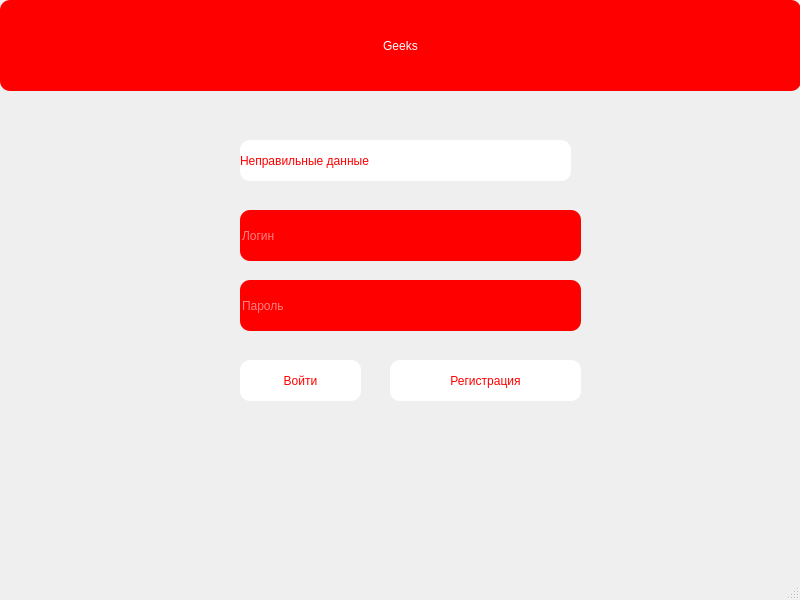
<?xml version="1.0" encoding="UTF-8"?>
<ui version="4.0">
 <class>MainWindow</class>
 <widget class="QMainWindow" name="MainWindow">
  <property name="geometry">
   <rect>
    <x>0</x>
    <y>0</y>
    <width>800</width>
    <height>600</height>
   </rect>
  </property>
  <property name="windowTitle">
   <string>Geeks Bank</string>
  </property>
  <widget class="QWidget" name="centralwidget">
   <widget class="QLabel" name="label">
    <property name="geometry">
     <rect>
      <x>0</x>
      <y>0</y>
      <width>801</width>
      <height>91</height>
     </rect>
    </property>
    <property name="styleSheet">
     <string notr="true">font: 17pt &quot;Yu Gothic UI Semibold&quot;;
color: white;
background-color: red;
border-radius: 10px;</string>
    </property>
    <property name="text">
     <string>Geeks</string>
    </property>
    <property name="alignment">
     <set>Qt::AlignCenter</set>
    </property>
   </widget>
   <widget class="QLineEdit" name="login">
    <property name="geometry">
     <rect>
      <x>240</x>
      <y>210</y>
      <width>341</width>
      <height>51</height>
     </rect>
    </property>
    <property name="styleSheet">
     <string notr="true">font: 17pt &quot;Yu Gothic UI Semibold&quot;;
color: white;
background-color: red;
border-radius: 10px;</string>
    </property>
    <property name="placeholderText">
     <string>Логин</string>
    </property>
   </widget>
   <widget class="QLineEdit" name="password">
    <property name="geometry">
     <rect>
      <x>240</x>
      <y>280</y>
      <width>341</width>
      <height>51</height>
     </rect>
    </property>
    <property name="styleSheet">
     <string notr="true">font: 17pt &quot;Yu Gothic UI Semibold&quot;;
color: white;
background-color: red;
border-radius: 10px;</string>
    </property>
    <property name="placeholderText">
     <string>Пароль</string>
    </property>
   </widget>
   <widget class="QPushButton" name="signin">
    <property name="geometry">
     <rect>
      <x>240</x>
      <y>360</y>
      <width>121</width>
      <height>41</height>
     </rect>
    </property>
    <property name="styleSheet">
     <string notr="true">font: 17pt &quot;Yu Gothic UI Semibold&quot;;
color: red;
background-color: white;
border-radius: 10px;</string>
    </property>
    <property name="text">
     <string>Войти</string>
    </property>
   </widget>
   <widget class="QPushButton" name="signup">
    <property name="geometry">
     <rect>
      <x>390</x>
      <y>360</y>
      <width>191</width>
      <height>41</height>
     </rect>
    </property>
    <property name="styleSheet">
     <string notr="true">font: 17pt &quot;Yu Gothic UI Semibold&quot;;
color: red;
background-color: white;
border-radius: 10px;</string>
    </property>
    <property name="text">
     <string>Регистрация</string>
    </property>
   </widget>
   <widget class="QLabel" name="error">
    <property name="geometry">
     <rect>
      <x>240</x>
      <y>140</y>
      <width>331</width>
      <height>41</height>
     </rect>
    </property>
    <property name="styleSheet">
     <string notr="true">font: 17pt &quot;Yu Gothic UI Semibold&quot;;
color: red;
background-color: white;
border-radius: 10px;</string>
    </property>
    <property name="text">
     <string>Неправильные данные</string>
    </property>
   </widget>
  </widget>
  <widget class="QMenuBar" name="menubar">
   <property name="geometry">
    <rect>
     <x>0</x>
     <y>0</y>
     <width>800</width>
     <height>22</height>
    </rect>
   </property>
  </widget>
  <widget class="QStatusBar" name="statusbar"/>
 </widget>
 <resources/>
 <connections/>
</ui>
